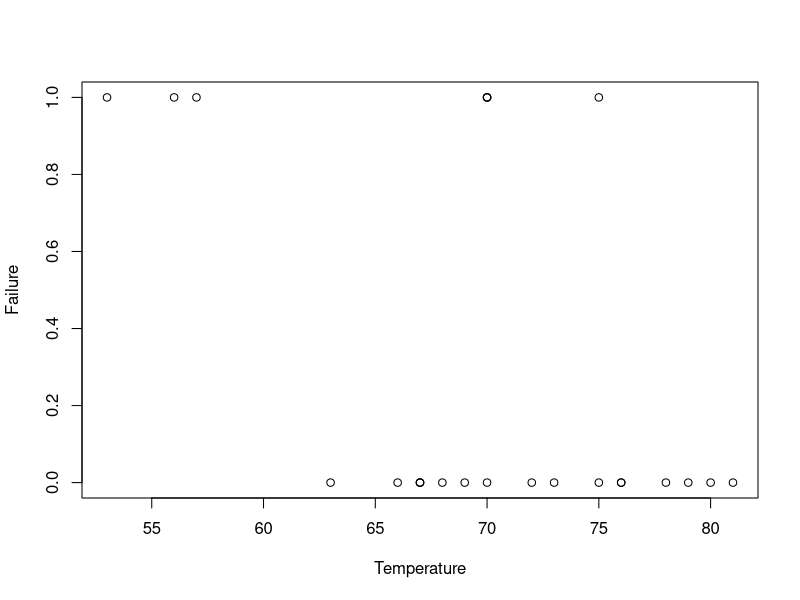
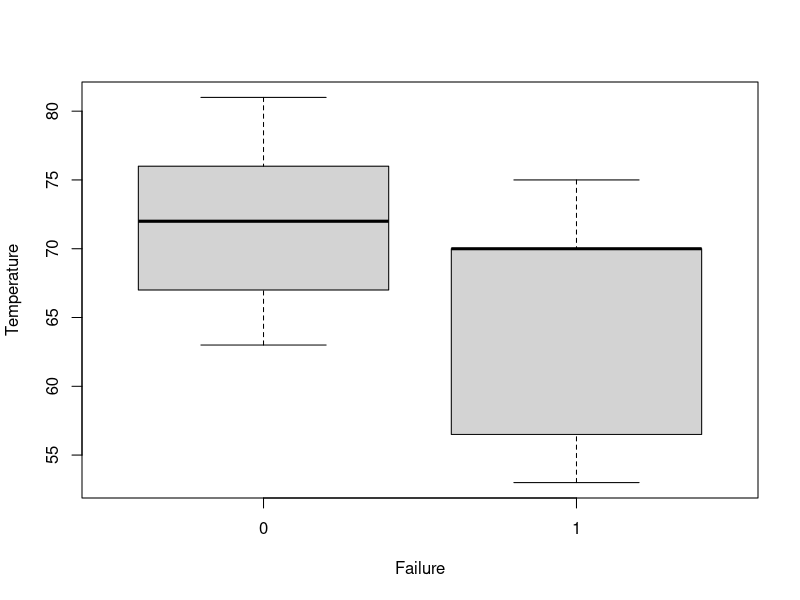
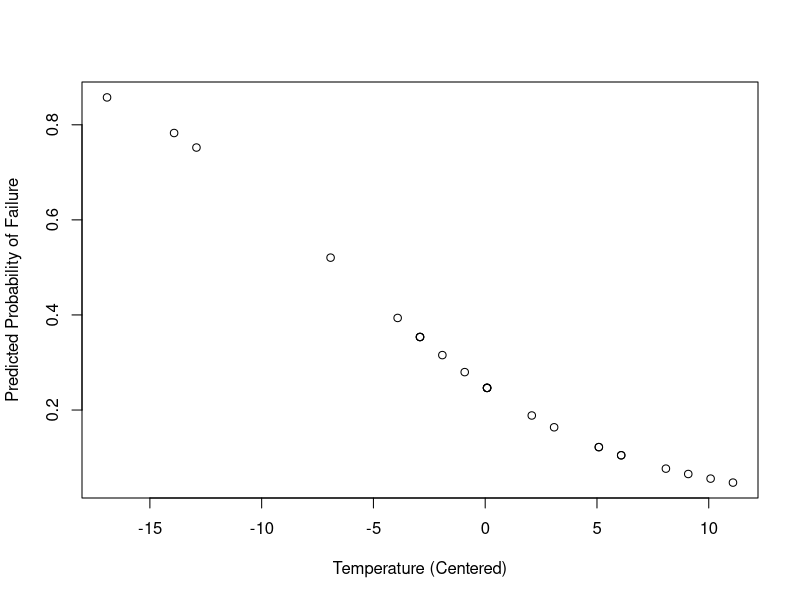
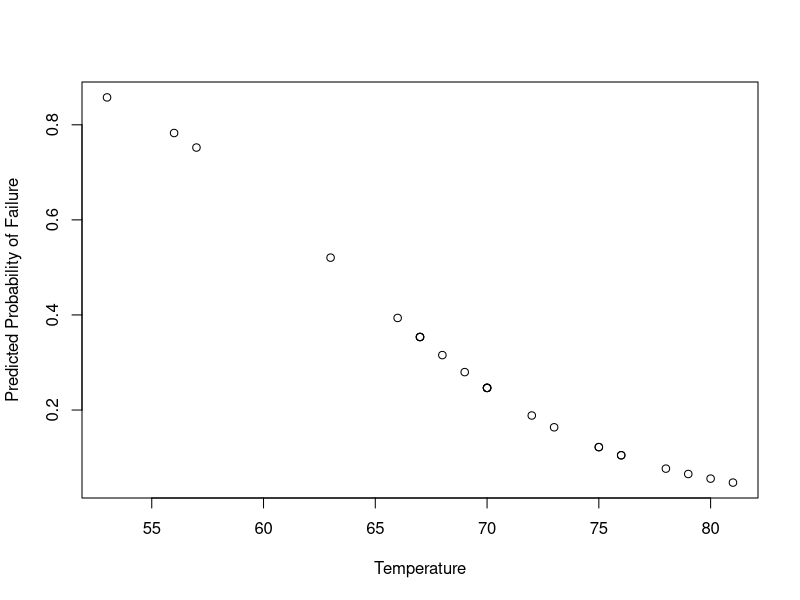
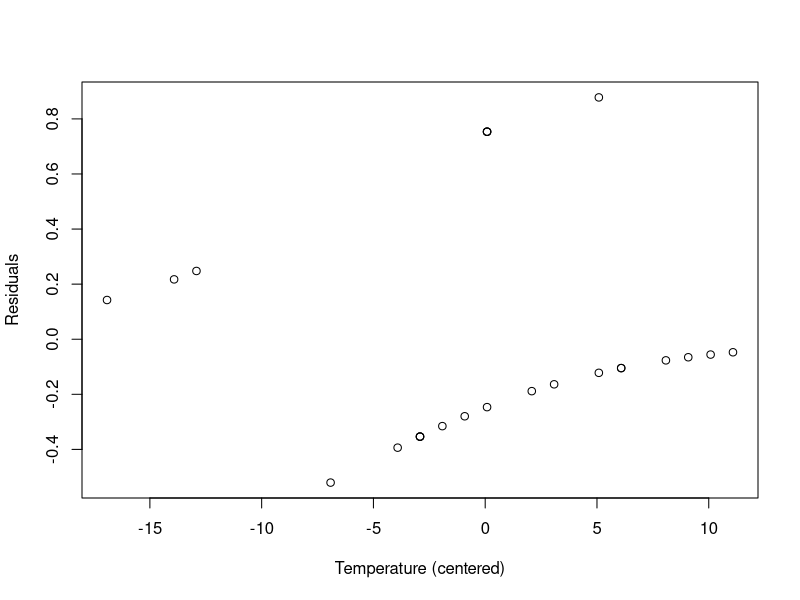
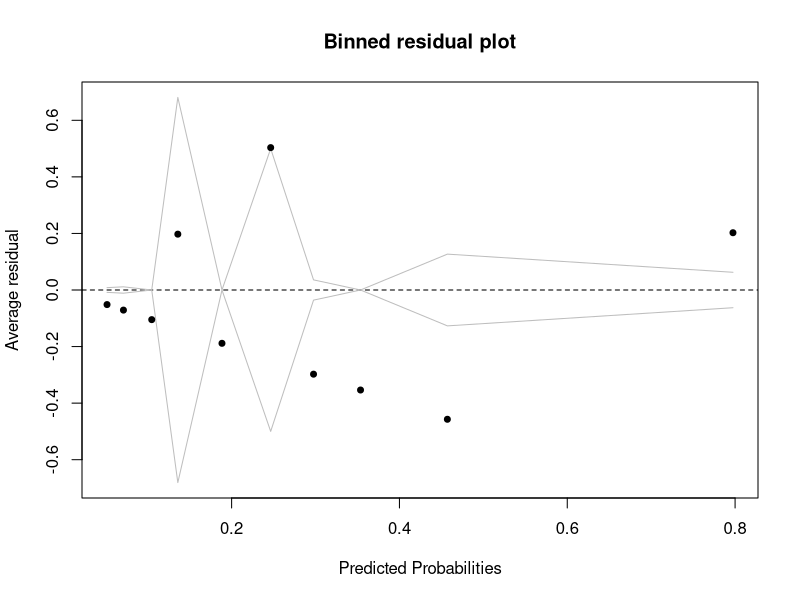
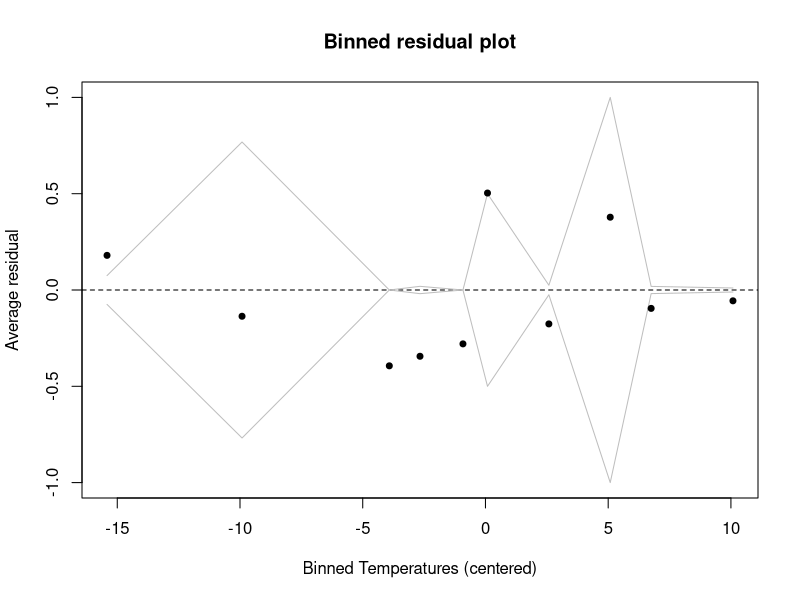
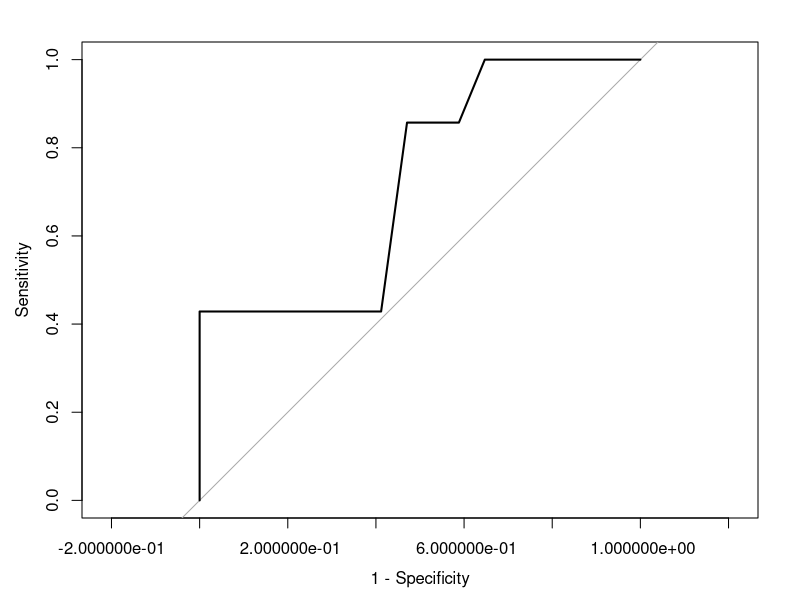

Source code (R) for these figures, in order:
## ---- chunk 1
#install.packages("arm")
library(arm)

library(readr)
challenger <- read_csv("challenger.csv")
View(challenger)
## ---- chunk 2

#Analysis of the space shuttle Challenger data (see course slides for details)

challenger = read.csv("challenger.csv", header = T)

#change names to lower case
names(challenger)=c("temp", "failure")

#create indicator variable: zero if no failure and 1 if failure
challenger$fail01 = rep(0, 24)
challenger$fail01[challenger$failure=="Yes"] = 1

#let's see what a plot of temperature vs. fail01 looks like
plot(challenger$fail01, x = challenger$temp, xlab = "Temperature", ylab = "Failure")
## ---- chunk 3
#this is not easy to interpret.  We can try a box plot...

boxplot(challenger$temp~challenger$fail01, ylab = "Temperature", xlab = "Failure")
## ---- chunk 4
#this doesn't really portray a prediction of failure from temperature, but it's somewhat useful to get an overall sense of the data.

#let's mean-center the temperature
challenger$tempcent = challenger$temp - mean(challenger$temp)

#let's fit a logistic regression to the mean centered temp
logreg = glm(fail01 ~ tempcent, family = binomial, data= challenger) 

#MAKE SURE YOU USE THE glm COMMAND, NOT THE lm COMMAND.
#AND MAKE SURE TO INCLUDE THE family = binomial.

#look at results
summary(logreg)
## ---- chunk 5
#confidence intervals for the coefficients
confint.default(logreg)
exp(confint.default(logreg))
exp(-.17)
exp(.17)
## ---- chunk 6
exp(-1.1)
## ---- chunk 7
#here is how to get the predicted probabilities for the observed cases
predprobs = predict(logreg, type = "response")

#useful to examine a plot of predicted probabilities by X
plot(y=predprobs, x = challenger$tempcent, xlab = "Temperature (Centered)", ylab = "Predicted Probability of Failure")

#can show on original scale, too
plot(y=predprobs, x = challenger$temp, xlab = "Temperature", ylab = "Predicted Probability of Failure")
## ---- chunk 8
#you might want to make a graph with more values of temperature. You have to predict new observations -- more on that later.

#predicted probabilities at new temperatures, say 36 degrees and 68 degrees

newdata = challenger[1:2,]
newdata$temp[1] = 36
newdata$tempcent[1] = 36 - mean(challenger$temp)
newdata$temp[2] = 68
newdata$tempcent[2] = 68 - mean(challenger$temp)

predict(logreg, newdata, type="response", se.fit=T)

#you can get 95% prediction intervals for the probabilities by using 1.96 as a multiplier
#for 68 degrees, the 95% prediction interval for the probability of failure is (.315 - 1.96*.1118, .315 + 1.96*.1118) 
## ---- chunk 9
### DIAGNOSTICS  #####

#let's look at raw residuals

rawresids = challenger$fail01 - predprobs

plot(y=rawresids, x=challenger$tempcent, xlab = "Temperature (centered)", ylab = "Residuals")

#raw residuals are not very useful!!  Can look to see which cases have values near 1 and -1 to look for
#cases that don't fit well, but not too useful otherwise 

###binned residuals -- used like residual plots in linear regression.

#note: binned plots don't work so well on small sample sizes, like these data. So, the code below 
#is mostly intended for the syntax.  the script "Interpreting binned plots" shows a better example.
#Note: in class we switched to that script at this point.
## ---- chunk 10
#install the arm package in R to use the binnedplot command.
#install.packages("arm")
#library(arm)

#pick number of classes so you have a decent sample size in each class. 
#you can let the binnedplot command pick the number of classes, since it has sensible defaults

#plot versus predicted probabilities. useful as a "one-stop shopping" plot. 
# useful when many X variables and you want an initial look at model adequacy

binnedplot(x= predprobs, y= rawresids, xlab = "Predicted Probabilities")

#also can plot versus individual predictors
binnedplot(x= challenger$tempcent, y= rawresids,  xlab = "Binned Temperatures (centered)")
## ---- chunk 11
#there are so few data points here that it is hard to judge the quality of the plots.
#really you want at least 100 data points before these plots start being useful...

#note: you can use the binnedplot command for exploratory data analysis, too!  Just input the outcome variable for y = ..., and the predictor variable for x = ....
#we will see this in the analysis in the script, "logistic regression 2"
#this command is only useful for continuous predictors -- if you have categorical predictors use the tapply command (see R script for "logistic regression 2")
#when using the plot for exploratory purposes, ignore the SE lines -- they are not valid when using the outcome
## ---- chunk 12
### here is how to make a Confusion Matrix
#first select the threshold for the predicted probabilities.
#Above the threshold, you would predict that they are are 1
#you can try any threshold you want -- just change the value of "threshold"

threshold = 0.5
table(challenger$fail01, logreg$fitted > threshold)

#     FALSE TRUE
#  0    16    1
#  1     4    3

#in the output, the 0 row corresponds to true y_i = 0, and the 1 row corresponds to true y_i = 1
#the FALSE column corresponds to predicted probabilities less than the threshold
#the TRUE column corresponds to predicted probabilities above the threshold
#ideally most of the count is on the diagonal, which is what we see here.

#sensitivity -- true positive rate -- at 0.5 threshold
#3 / (3 + 4)

#specificity -- true negative rate -- at 0.5 threshold
16 / (16 + 1)

#1 - specificity is the false positive rate.  1 - 16/17 = 1/17
## ---- chunk 13
##ROC curve -- plots sensitivity vs 1 - specificity for an expansive set of thresholds
# first install the pROC package
#install.packages("pROC")
library("pROC")

roc(challenger$fail01, fitted(logreg), plot=T, legacy.axes=T)

#can add the "best" threshold to the graph (one with highest sum of sensitivity and specificity) 

roc(challenger$fail01, fitted(logreg), plot=T, print.thres="best", legacy.axes=T)

## ---- chunk 14
# we use simulated datasets to see what binned residual plots can reveal about the fit
# of a logistic regression

#let's make an arbitrary predictor, say X, generated to be always positive
#use a uniform distribution on 1 to 10, taking n = 500 random draws.

n = 5000
X = runif(n, 1, 10)

#now let's make a logistic regression function

beta0 = -3
beta1 = 0.5
p = exp(beta0 + beta1*X)/(1 + exp(beta0 + beta1*X))

#take a look at values of p
summary(p)
## ---- chunk 15
#now generate values of Y from Bernoulli distributions with probabilities in p

Y = rbinom(n, 1, p)

#look at Y
mean(Y)

goodfit = glm(Y~X, family = "binomial")

summary(goodfit)
## ---- chunk 16
predprobsgoodfit = predict(goodfit, type = "response")
rawresidsgoodfit = Y - predprobsgoodfit

binnedplot(x= predprobsgoodfit, y= rawresidsgoodfit,  xlab = "Predicted Probability")

#you see no systematic patterns, suggesting the model describes the data reasonably well
#that's good, since we actually fit the right model!
## ---- chunk 17
#now let's see what happens if we needed a squared term but forgot to include it.

beta0 = -3
beta1 = 1
beta2 = -.1
p = exp(beta0 + beta1*X + beta2*X^2)/(1 + exp(beta0 + beta1*X + beta2*X^2))

#take a look at values of p
summary(p)
## ---- chunk 18
#now generate values of Y from Bernoulli distributions with probabilities in p

Y = rbinom(n, 1, p)

#look at Y
mean(Y)

badfit = glm(Y~X, family = "binomial")

summary(badfit)
## ---- chunk 19
predprobsbadfit = predict(badfit, type = "response")
rawresidsbadfit = Y - predprobsbadfit

binnedplot(x= predprobsbadfit, y= rawresidsbadfit,  xlab = "Predicted Probability")
## ---- chunk 20
#predictions are really bad for large values of X.  We have a lot of negative residuals,
#suggesting that the predicted probabilities are way too high.

#what happens when we add the quadratic term?
 
Xsq = X^2
goodfitquad = glm(Y ~ X + Xsq, family = "binomial")

summary(goodfitquad)

predprobsgoodfitquad = predict(goodfitquad, type = "response")
rawresidsgoodfitquad = Y - predprobsgoodfitquad

binnedplot(x= predprobsgoodfitquad, y= rawresidsgoodfitquad,  xlab = "Predicted Probability")
## ---- chunk 21

#one more example -- let's see what happens when we need to use log(X) as the predictor

beta0 = -3
beta1 = 2
p = exp(beta0 + beta1*log(X))/(1 + exp(beta0 + beta1*log(X)))

#take a look at values of p
summary(p)

#now generate values of Y from Bernoulli distributions with probabilities in p

Y = rbinom(n, 1, p)

#look at Y
mean(Y)

badfit = glm(Y~X, family = "binomial")

summary(badfit)
## ---- chunk 22
predprobsbadfit = predict(badfit, type = "response")
rawresidsbadfit = Y - predprobsbadfit

binnedplot(x= predprobsbadfit, y= rawresidsbadfit,  xlab = "Simulated X value")

#predictions are really bad for large values of X.  We have a lot of negative residuals,
#suggesting that the predicted probabilities are way too high.

#what happens when we use log(X)?
 
logX = log(X)
goodfitlog = glm(Y ~ logX, family = "binomial")

summary(goodfitlog)

predprobsgoodfitlog = predict(goodfitlog, type = "response")
rawresidsgoodfitlog = Y - predprobsgoodfitlog

binnedplot(x= predprobsgoodfitlog, y= rawresidsgoodfitlog,  xlab = "Simulated X value")

## ---- chunk 23
roc(Y, fitted(goodfitlog), plot=T, print.thres="best", legacy.axes=T)
